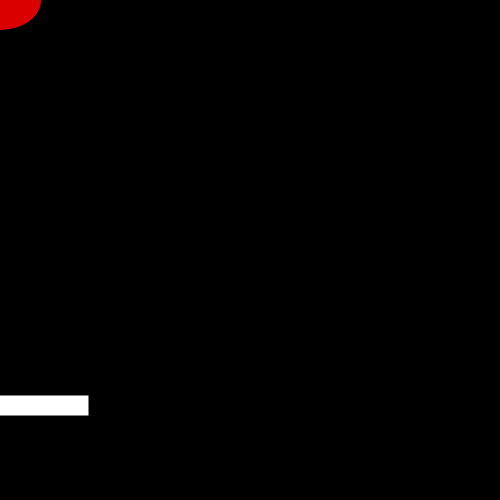
Frame 1 (no input)
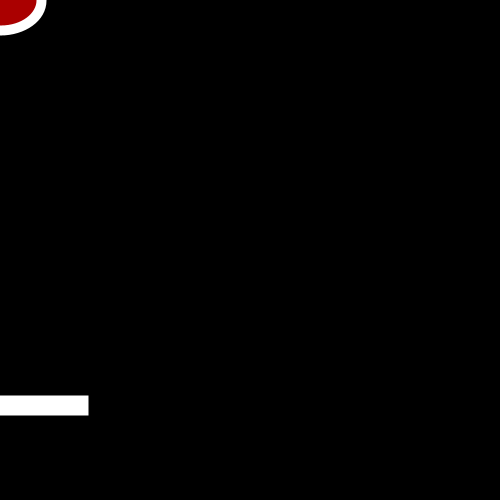
Frame 60 (the mouse pressed at the canvas centre just before this capture)
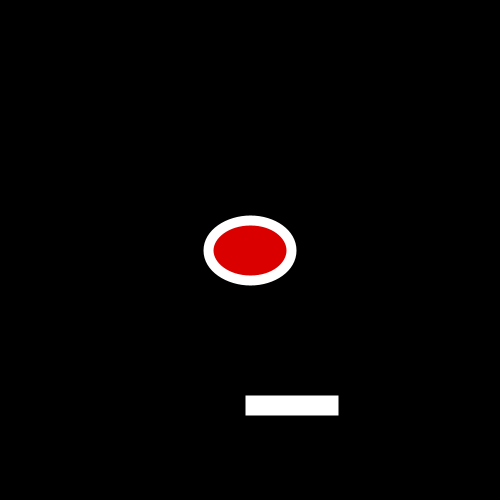
Frame 120 (the mouse held since frame 60 and released just before this capture)

The Processing sketch that drew these frames (run headless with seeded random() and noise(); from frame 60 on, the mouse is pressed at the canvas centre):

// Processing sketch: Brick_Breaker_20140912
// ── Brick_Breaker_20140912.pde
void setup(){
  size(500,500);
}

void draw(){
  background(0);
  fill(random(155,255),0,0);
  ellipse(mouseX, mouseY, width/6, 60);
  stroke(255);
  strokeWeight(10);
  rect(mouseX,400,width/6,10);
  println(frameRate);
}
